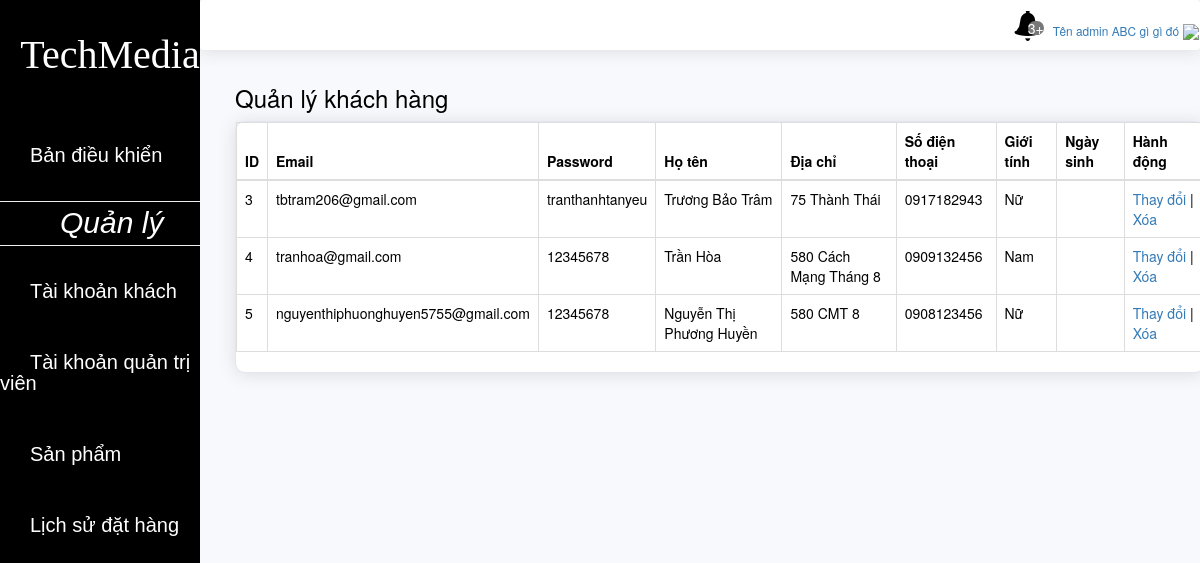
Screenshot of /src/ul/admins/index.php?src=userTable with the database file from the repository.
### tables this page shows
CREATE TABLE IF NOT EXISTS `tbusers` (
  `IDUser` int(11) NOT NULL AUTO_INCREMENT,
  `EMAIL` varchar(50) NOT NULL,
  `PASSWORD` varchar(50) NOT NULL,
  `ROLE` tinyint(1) NOT NULL,
  `FULLNAME` varchar(50) NOT NULL,
  `Address` varchar(100) NOT NULL,
  `PHONE` varchar(10) NOT NULL,
  `GENDER` tinyint(1) DEFAULT NULL,
  `DOB` date DEFAULT NULL,
  `PROVINCE` varchar(50) NOT NULL,
  `JOIN-DATE` timestamp NOT NULL,
  PRIMARY KEY (`IDUser`),
  UNIQUE KEY `IDUser_2` (`IDUser`),
  KEY `ADDRESS` (`Address`),
  KEY `IDUser` (`IDUser`),
  KEY `IDUser_3` (`IDUser`)
);

### src/ul/admins/view/Tab/User_table.php (the view, shortened to what this page needs)
<h1 class="h3 mb-2 text-gray-800">Quản lý khách hàng</h1>
<div class="card shadow mb-4">
    <div class="card-body">
        <div class="table-responsive">
            <table class="table table-bordered" id="dataTable" width="100%" cellspacing="0">
                <thead>
                    <tr>
                        <th>ID</th>
                        <th>Email</th>
                        <th>Password</th>
                        <th>Họ tên</th>
                        <th>Địa chỉ</th>
                        <th>Số điện thoại</th>
                        <th>Giới tính</th>
                        <th>Ngày sinh</th>
                        <th>Hành động</th>
                    </tr>
                </thead>
                <tbody>
                    <?php
                    $sql = "select * from tbusers where ROLE = '0'";
                    $r = mysqli_query($link, $sql);
                    $a_flight = mysqli_fetch_all($r);
                    foreach ($a_flight as $item) {
                        echo '<tr>';
                        echo "<td id='ID'> $item[0] </td>";
                        echo "<td> $item[1] </td>";
                        echo "<td> $item[2] </td>";
                        echo "<td> $item[4] </td>";
                        echo "<td> $item[5] </td>";
                        echo "<td> $item[6] </td>";
                        if ($item[7]) {
                            $gender="Nam";
                        } else {
                            $gender="Nữ";
                        }
                        echo "<td> $gender </td>";
                        echo "<td> $item[8] </td>";
                        echo "<td>";
                        echo "<a href='?action=update&id=$item[0]&table=tbusers'>Thay đổi</a> | ";
                        echo "<a href='?action=delete&id=$item[0]&name=$item[4]'>Xóa</a>";
                        echo "</td>";
                        echo '</tr>';
                    }
                    ?>
                    </tbody>
            </table>
        </div>
    </div>
</div>

### src/ul/admins/library/css/main.css (style rules this page uses)
html { font-family: sans-serif; height: 100%; max-width: 100%!important; }
body { margin: 0; padding: 0; font-family: Nunito, -apple-system, BlinkMacSystemFont, "Segoe UI", Roboto, "Helvetica Neue", Arial, sans-serif, "Apple Color Emoji", "Segoe UI Emoji", "Segoe UI Symbol", "Noto Color Emoji"; font-size: 1rem; font-weight: 400; color: #858796; text-align: left; background-color: #fff; min-height: 100%!important; max-width: 100%!important; }
a { text-decoration: none; }
.shadow { box-shadow: 0 .15rem 1.75rem 0 rgba(58, 59, 69, .15); }
.mb-4, .my-4 { margin-bottom: 1.5rem!important; }
div { display: block; }
.container-fluid .card { position: relative; display: flex; flex-direction: column; min-width: 0; word-wrap: break-word; background-color: #fff; background-clip: border-box; border: 1px solid #e3e6f0; border-radius: 1rem; }

### rows the page displays
tbusers: IDUser "3", EMAIL "tbtram206@gmail.com", PASSWORD "tranthanhtanyeu", FULLNAME "Trương Bảo Trâm", Address "75 Thành Thái", PHONE "0917182943", GENDER "Nữ"
tbusers: IDUser "4", EMAIL "tranhoa@gmail.com", PASSWORD "12345678", FULLNAME "Trần Hòa", Address "580 Cách Mạng Tháng 8", PHONE "0909132456", GENDER "Nam"
tbusers: IDUser "5", EMAIL "nguyenthiphuonghuyen5755@gmail.com", PASSWORD "12345678", FULLNAME "Nguyễn Thị Phương Huyền", Address "580 CMT 8", PHONE "0908123456", GENDER "Nữ"
